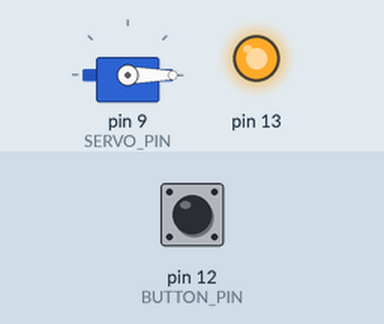
Simulated run of this sketch. Board: Arduino Uno, built with avr-gcc and run on an emulated ATmega328P. Shown: servo, output pins drawn as LEDs (lit = HIGH). The test bench sets the inputs (shaded band); at power-on: pin 12 (BUTTON_PIN) HIGH.

Above: at 1.2 s.
1.3 s: pin 12 (BUTTON_PIN) pulled LOW for 0.15 s
At 1.9 s:
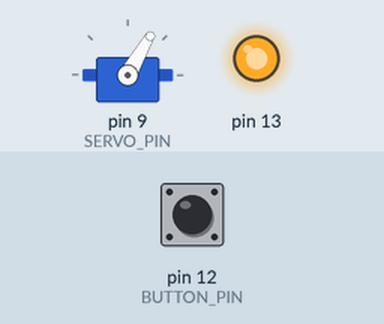
2.9 s: pin 12 (BUTTON_PIN) pulled LOW for 1 s
At 3.2 s:
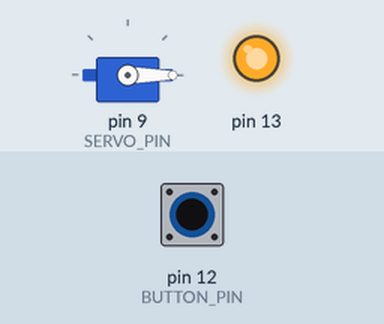
5.4 s: pin 12 (BUTTON_PIN) pulled LOW for 3.2 s
At 6.3 s:
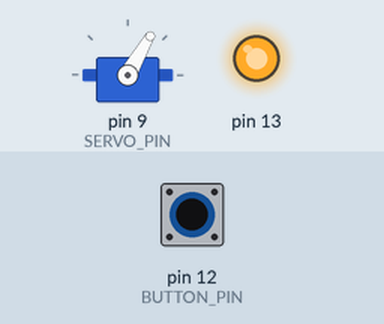
Timing chart, 0 to 8.4 s (numbered marks = the images above; inputs shaded):
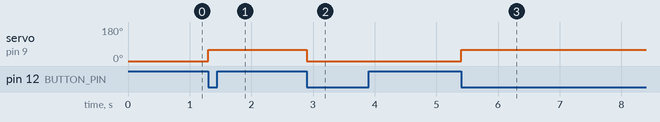

The sketch:

TesteServoComporta.ino
```cpp
#include <Servo.h>

#define SERVO_PIN 9

Servo servo;
int angle = 0;
const int BUTTON_PIN = 12;
int lastButtonState;
int currentButtonState;

int firstIterationFlag = 1;

void setup() {
  pinMode(BUTTON_PIN, INPUT_PULLUP); // set arduino pin to input pull-up mode
  pinMode(13, OUTPUT);
  digitalWrite(13, HIGH);

  servo.attach(SERVO_PIN);
  servo.write(angle);

  currentButtonState = digitalRead(BUTTON_PIN);
}

void loop() {
  lastButtonState = currentButtonState;
  currentButtonState = digitalRead(BUTTON_PIN);

  if(lastButtonState == HIGH && currentButtonState == LOW)
  {
    if(!angle)
      angle = 60;
    else
      angle = 0;

    servo.write(angle);
  }

  // servo.write(60);
  // delay(1000);
  // servo.write(0);

  // delay(1000);
}
```

Measured:
- after the input at 1.3 s, servo on pin 9 (SERVO_PIN): 0° → 60° at once
- after the input at 2.9 s, servo on pin 9 (SERVO_PIN): 60° → 0° at once
- after the input at 5.4 s, servo on pin 9 (SERVO_PIN): 0° → 60° at once
